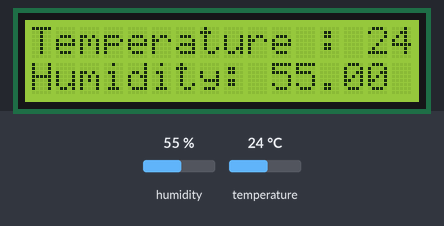
A sketch run on a simulated Arduino Uno, built with avr-gcc and run on an emulated ATmega328P. On the bench: 16×2 character LCD. The inputs (shaded band) are chosen by the test bench; at power-on: humidity 55 %, temperature 24 °C. What the sketch prints to the serial monitor is not drawn.

Above: at 2.7 s.
2.8 s: humidity set to 22 %
At 4.5 s:
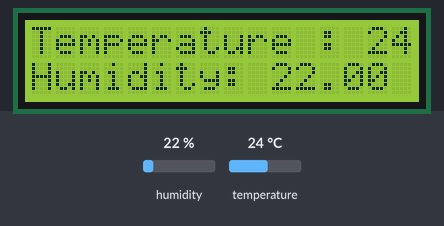
5.9 s: temperature set to 12 °C
At 7.4 s:
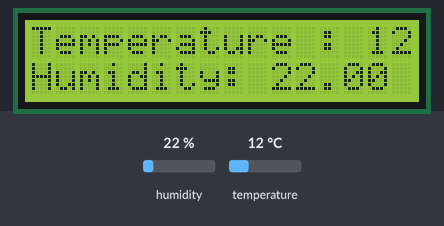
9.0 s: humidity set to 40 %
At 11.7 s:
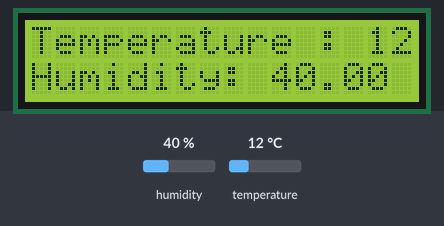
12.1 s: temperature set to 19 °C
At 13.6 s:
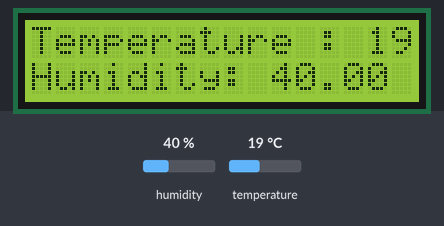
Timing chart, 0 to 15.1 s (numbered marks = the images above; inputs shaded):
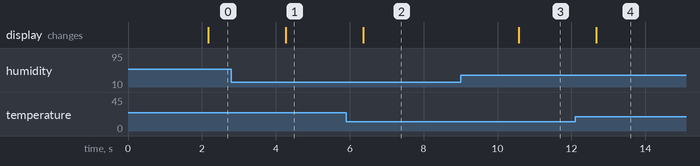

The sketch:

DHT22.ino
```cpp
#include <LiquidCrystal.h> //Please replace the single quote characters ('') with the parenthesis character (<>)

LiquidCrystal lcd(1, 2, 4, 5, 6, 7); // Creates an LCD object. Parameters: (rs, enable, d4, d5, d6, d7)

#include "DHT.h"
#define DHTPIN 9     // what digital pin we're connected to
#define DHTTYPE DHT22   // DHT 22  (AM2302), AM2321

DHT dht(DHTPIN, DHTTYPE);

void setup() {
  Serial.begin(9600);
  lcd.begin(16,2); // Initializes the interface to the LCD screen, and specifies the dimensions (width and height) of the display
  dht.begin();
}

void loop() {
  delay(2000);
  Serial.print("Temperature: ");

  Serial.print(getTemp("c"));

  Serial.print(" *C ");
  Serial.print(getTemp("f"));
  Serial.println (" *F");
  Serial.println("******************");
  Serial.print("Heat index: ");
  Serial.print(getTemp("hic"));
  Serial.print(" *C ");
  Serial.print(getTemp("hif"));
  Serial.println(" *F");
  Serial.print(getTemp("k"));
  Serial.println(" *K");
  Serial.println("*******************");
  Serial.print("Humidity: ");
  Serial.print(getTemp("h"));
  Serial.println(" % ");
  Serial.println("//////////////////");
  lcd.setCursor(0,0);
  lcd.print("Temperature : ");
  lcd.print(getTemp("c"));
  lcd.print(" *C ");
  lcd.print(getTemp("f"));
  lcd.print(" *C ");
  lcd.setCursor(0,1);
  lcd.print("Humidity: ");
  lcd.print(getTemp("h"));
  lcd.print(" % ");


}

float getTemp(String req)
{


  float h = dht.readHumidity();
  float t = dht.readTemperature();
  float f = dht.readTemperature(true);

  // Compute heat index in Fahrenheit (the default)
  float hif = dht.computeHeatIndex(f, h);
  // Compute heat index in Celsius (isFahreheit = false)
  float hic = dht.computeHeatIndex(t, h, false);

  // Check if any reads failed and exit early (to try again).
  if (isnan(h) || isnan(t) || isnan(f)) {
    Serial.println("Failed to read from DHT sensor!");
    return;
  }
  // Compute heat index in Kelvin
  float k = t + 273.15;
  if(req =="c"){
    return t;//return Cilsus
  }else if(req =="f"){
    return f;// return Fahrenheit
  }else if(req =="h"){
    return h;// return humidity
  }else if(req =="hif"){
    return hif;// return heat index in Fahrenheit
  }else if(req =="hic"){
    return hic;// return heat index in Cilsus
  }else if(req =="k"){
    return k;// return temprature in Kelvin
  }else{
    return 0.000;// if no reqest found, retun 0.000
  }

}
```

Measured:
- after the input at 2.8 s, the display: changes after 1.5 s (image 1)
- after the input at 5.9 s, the display: changes after 0.47 s (image 2)
- after the input at 9.0 s, the display: changes after 1.6 s (image 3)
- after the input at 12.1 s, the display: changes after 0.57 s (image 4)
